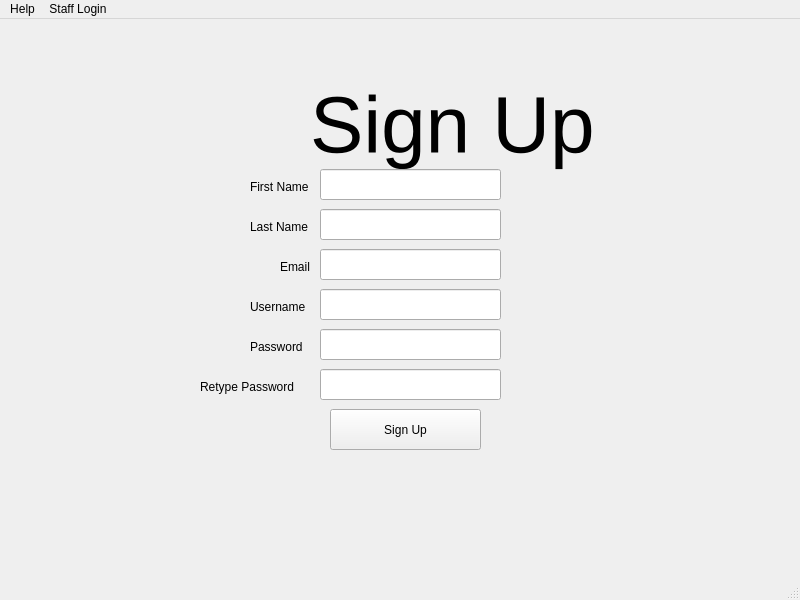
<?xml version="1.0" encoding="UTF-8"?>
<ui version="4.0">
 <class>MainWindow</class>
 <widget class="QMainWindow" name="MainWindow">
  <property name="geometry">
   <rect>
    <x>0</x>
    <y>0</y>
    <width>800</width>
    <height>600</height>
   </rect>
  </property>
  <property name="windowTitle">
   <string>MainWindow</string>
  </property>
  <widget class="QWidget" name="centralwidget">
   <widget class="QLabel" name="label">
    <property name="geometry">
     <rect>
      <x>310</x>
      <y>20</y>
      <width>331</width>
      <height>171</height>
     </rect>
    </property>
    <property name="font">
     <font>
      <pointsize>60</pointsize>
     </font>
    </property>
    <property name="text">
     <string>Sign Up</string>
    </property>
   </widget>
   <widget class="QLineEdit" name="lineEdit_2">
    <property name="geometry">
     <rect>
      <x>320</x>
      <y>150</y>
      <width>181</width>
      <height>31</height>
     </rect>
    </property>
   </widget>
   <widget class="QLabel" name="label_2">
    <property name="geometry">
     <rect>
      <x>250</x>
      <y>280</y>
      <width>81</width>
      <height>16</height>
     </rect>
    </property>
    <property name="text">
     <string>Username</string>
    </property>
   </widget>
   <widget class="QLabel" name="label_3">
    <property name="geometry">
     <rect>
      <x>250</x>
      <y>320</y>
      <width>81</width>
      <height>16</height>
     </rect>
    </property>
    <property name="text">
     <string>Password</string>
    </property>
   </widget>
   <widget class="QPushButton" name="pushButton">
    <property name="geometry">
     <rect>
      <x>330</x>
      <y>390</y>
      <width>151</width>
      <height>41</height>
     </rect>
    </property>
    <property name="text">
     <string>Sign Up</string>
    </property>
   </widget>
   <widget class="QLineEdit" name="lineEdit_3">
    <property name="geometry">
     <rect>
      <x>320</x>
      <y>190</y>
      <width>181</width>
      <height>31</height>
     </rect>
    </property>
   </widget>
   <widget class="QLineEdit" name="lineEdit_4">
    <property name="geometry">
     <rect>
      <x>320</x>
      <y>230</y>
      <width>181</width>
      <height>31</height>
     </rect>
    </property>
    <property name="whatsThis">
     <string/>
    </property>
    <property name="inputMask">
     <string/>
    </property>
    <property name="text">
     <string/>
    </property>
   </widget>
   <widget class="QLineEdit" name="lineEdit_5">
    <property name="geometry">
     <rect>
      <x>320</x>
      <y>270</y>
      <width>181</width>
      <height>31</height>
     </rect>
    </property>
   </widget>
   <widget class="QLabel" name="label_4">
    <property name="geometry">
     <rect>
      <x>250</x>
      <y>160</y>
      <width>81</width>
      <height>16</height>
     </rect>
    </property>
    <property name="text">
     <string>First Name</string>
    </property>
   </widget>
   <widget class="QLabel" name="label_5">
    <property name="geometry">
     <rect>
      <x>200</x>
      <y>360</y>
      <width>111</width>
      <height>16</height>
     </rect>
    </property>
    <property name="text">
     <string>Retype Password</string>
    </property>
   </widget>
   <widget class="QLineEdit" name="lineEdit_6">
    <property name="geometry">
     <rect>
      <x>320</x>
      <y>310</y>
      <width>181</width>
      <height>31</height>
     </rect>
    </property>
   </widget>
   <widget class="QLineEdit" name="lineEdit_7">
    <property name="geometry">
     <rect>
      <x>320</x>
      <y>350</y>
      <width>181</width>
      <height>31</height>
     </rect>
    </property>
   </widget>
   <widget class="QLabel" name="label_6">
    <property name="geometry">
     <rect>
      <x>250</x>
      <y>200</y>
      <width>81</width>
      <height>16</height>
     </rect>
    </property>
    <property name="text">
     <string>Last Name</string>
    </property>
   </widget>
   <widget class="QLabel" name="label_7">
    <property name="geometry">
     <rect>
      <x>280</x>
      <y>240</y>
      <width>81</width>
      <height>16</height>
     </rect>
    </property>
    <property name="text">
     <string>Email</string>
    </property>
   </widget>
  </widget>
  <widget class="QMenuBar" name="menubar">
   <property name="geometry">
    <rect>
     <x>0</x>
     <y>0</y>
     <width>800</width>
     <height>42</height>
    </rect>
   </property>
   <widget class="QMenu" name="menuHelp">
    <property name="title">
     <string>Help</string>
    </property>
    <addaction name="actionRequest_Help"/>
   </widget>
   <widget class="QMenu" name="menuStaff_Login">
    <property name="title">
     <string>Staff Login</string>
    </property>
    <addaction name="actionEnter_Code"/>
   </widget>
   <addaction name="menuHelp"/>
   <addaction name="menuStaff_Login"/>
  </widget>
  <widget class="QStatusBar" name="statusbar"/>
  <action name="actionRequest_Help">
   <property name="text">
    <string>Request Help</string>
   </property>
  </action>
  <action name="actionEnter_Code">
   <property name="text">
    <string>Enter Code</string>
   </property>
  </action>
 </widget>
 <resources/>
 <connections/>
</ui>
